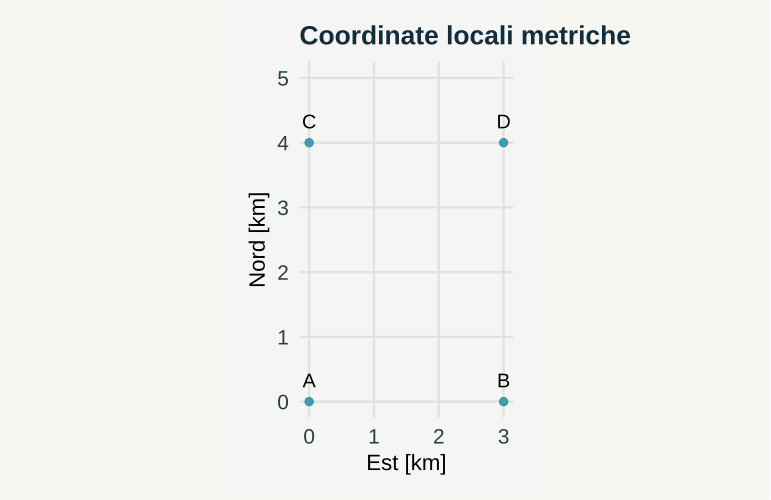

This figure's R source:
# GeoStat Lab — funzioni comuni. R >= 4.3; ggplot2 >= 3.4; jsonlite.
suppressPackageStartupMessages(library(ggplot2))
col_geo <- c('#168B9C','#BC5B35','#7054A4','#A17B19','#227864','#64748B')
theme_set(theme_minimal(base_size=17, base_family='sans') + theme(
  plot.background=element_rect(fill='#F5F6F3',colour=NA),
  panel.background=element_rect(fill='#F5F6F3',colour=NA),
  panel.grid.minor=element_blank(),panel.grid.major=element_line(colour='#DCE3E2'),
  plot.title=element_text(size=19,face='bold',colour='#122D3B'),
  plot.subtitle=element_text(size=13,colour='#405560',margin=margin(b=12)),
  axis.text=element_text(size=15,colour='#273E4A'),axis.title=element_text(size=16),
  legend.position='bottom',legend.title=element_blank(),legend.text=element_text(size=14),
  strip.text=element_text(size=15,face='bold'),plot.margin=margin(18,24,18,18)))
metric <- function(...) data.frame(grandezza=names(c(...)),valore=as.character(c(...)),check.names=FALSE)
f <- function(x,d=3) {out<-formatC(x,digits=d,format='fg');out[!is.finite(x)]<-'Non definito';out}
line_plot <- function(d,x='x',y='y',title='',xl=x,yl=y,group=NULL) {
 p<-ggplot(d,aes(x=.data[[x]],y=.data[[y]]))
 if(is.null(group)) p<-p+geom_line(colour=col_geo[1],linewidth=1.05) else p<-p+aes(colour=.data[[group]],group=.data[[group]])+geom_line(linewidth=1)+scale_colour_manual(values=col_geo)
 p+labs(title=title,x=xl,y=yl)
}
point_plot <- function(d,x='x',y='y',title='',xl=x,yl=y,group=NULL) {
 p<-ggplot(d,aes(x=.data[[x]],y=.data[[y]]))
 if(is.null(group))p<-p+geom_point(colour=col_geo[1],size=2.5,alpha=.8) else p<-p+aes(colour=.data[[group]])+geom_point(size=2.7,alpha=.85)+scale_colour_manual(values=col_geo)
 p+labs(title=title,x=xl,y=yl)
}
hist_plot<-function(x,title='',xl='Valore',bins=20)ggplot(data.frame(x=x),aes(x))+geom_histogram(bins=bins,fill=col_geo[1],colour='#F5F6F3')+labs(title=title,x=xl,y='Frequenza')
bar_plot<-function(d,x='gruppo',y='valore',title='',yl='Valore')ggplot(d,aes(x=.data[[x]],y=.data[[y]],fill=.data[[x]]))+geom_col(width=.65)+scale_fill_manual(values=rep(col_geo,length.out=length(unique(d[[x]])) ))+guides(fill='none')+labs(title=title,x=NULL,y=yl)
map_plot<-function(d,z='z',title='',xl='Est [km]',yl='Nord [km]')ggplot(d,aes(x,y,fill=.data[[z]]))+geom_raster()+coord_equal()+scale_fill_gradientn(colours=c('#153F56','#298C9C','#B8CDB2','#F1D889','#AD542F'))+labs(title=title,x=xl,y=yl)
acf_data<-function(x,lag=20){a<-acf(x,lag.max=min(lag,length(x)-1),plot=FALSE);data.frame(x=as.vector(a$lag)[-1],y=as.vector(a$acf)[-1])}
# AR(1), distribuzione marginale stazionaria N(0, 1).
ar_series<-function(n,rho){x<-numeric(n);x[1]<-rnorm(1);for(i in 2:n)x[i]<-rho*x[i-1]+sqrt(1-rho^2)*rnorm(1);x}
# Distanze euclidee in unità metriche già dichiarate; nessuna conversione implicita di CRS.
dist_cross<-function(a,b)sqrt(outer(a[,1],b[,1],'-')^2+outer(a[,2],b[,2],'-')^2)
# Predittore IDW: i punti coincidenti ricevono esattamente il valore osservato.
idw<-function(xy,z,new,power=2){dd<-dist_cross(new,xy);apply(dd,1,function(d)if(any(d<1e-10))mean(z[d<1e-10])else weighted.mean(z,d^(-power)))}
# CART didattico binario: divisioni assiali che minimizzano l'impurità di Gini.
cart_fit<-function(x,y,depth=2,minleaf=4){
 node<-list(p=mean(y),n=length(y));if(depth<1||length(unique(y))<2||length(y)<2*minleaf)return(node)
 best<-Inf
 for(j in seq_len(ncol(x))){v<-sort(unique(x[,j])); if(length(v)<2)next
  for(cut in (head(v,-1)+tail(v,-1))/2){left<-x[,j]<=cut;nl<-sum(left);nr<-sum(!left);if(min(nl,nr)<minleaf)next
   score<-nl*mean(y[left])*(1-mean(y[left]))+nr*mean(y[!left])*(1-mean(y[!left]))
   if(score<best){best<-score;node$j<-j;node$cut<-cut;split<-left}
  }
 }
 if(is.finite(best)){node$left<-cart_fit(x[split,,drop=FALSE],y[split],depth-1,minleaf);node$right<-cart_fit(x[!split,,drop=FALSE],y[!split],depth-1,minleaf)};node
}
cart_predict<-function(tree,x)apply(x,1,function(row){t<-tree;while(!is.null(t$j))t<-if(row[t$j]<=t$cut)t$left else t$right;t$p})

p <- list(scale = 1, seed = 17)
set.seed(p$seed)

data <- data.frame(x = c(0, 3, 0, 3) * p$scale, y = c(0, 0, 4, 4), punto = c("A", "B", "C", 
    "D"))

dd <- as.matrix(dist(data[, c("x", "y")]))

plots <- list(point_plot(data, title = "Coordinate locali metriche", xl = "Est [km]", yl = "Nord [km]") + 
    geom_text(aes(label = punto), vjust = -1, size = 5) + coord_equal() + expand_limits(y = 5))

metrics <- metric(`Distanza A–D [km]` = f(dd[1, 4]), `Distanza A–B [km]` = f(dd[1, 2]))
print(metrics,row.names=FALSE)
ggplot2::ggsave('m11-coordinate-A.svg',plots[[1]],device=svglite::svglite,width=7.7,height=5.0,bg='#F8F6F1')
